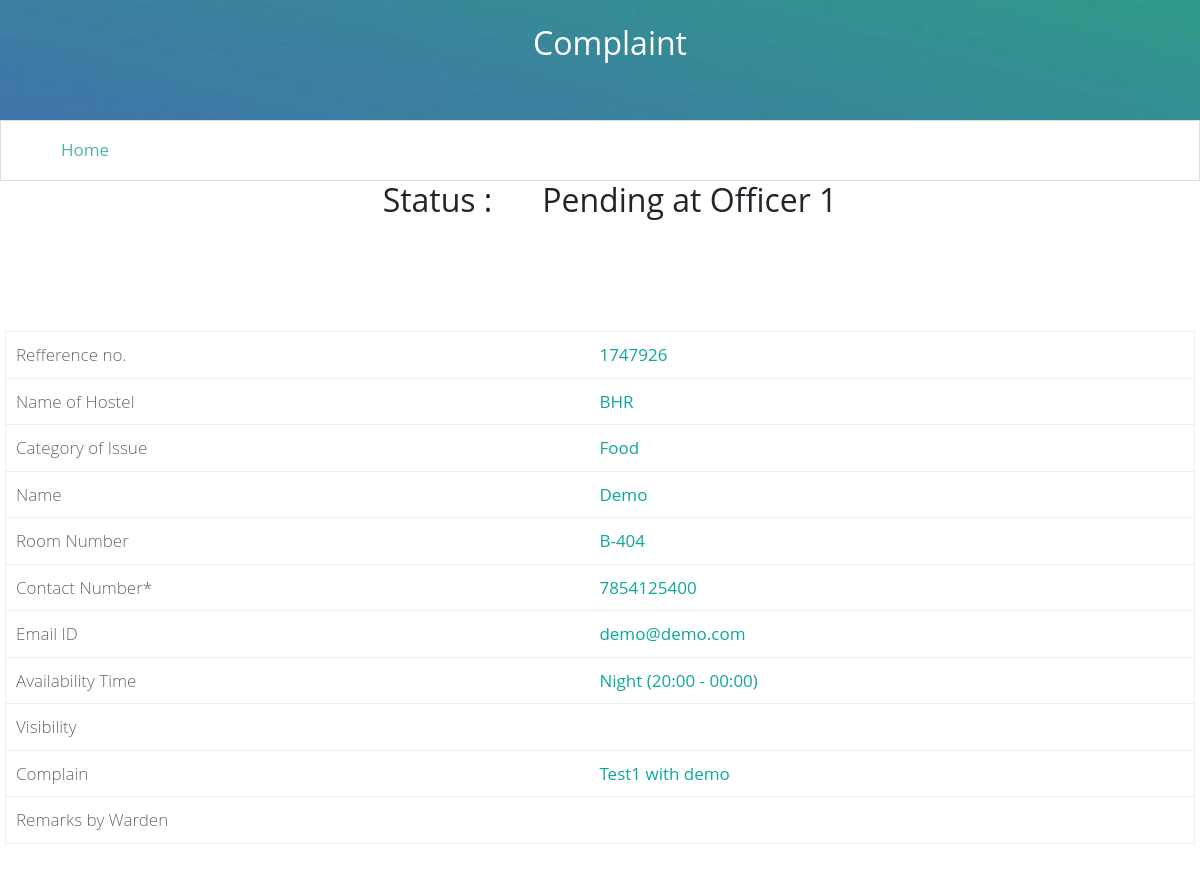
Screenshot of /status-view.php?ref=1747926 with the database file from the repository.
### tables this page shows
CREATE TABLE `cmp_log` (
  `id` int(11) NOT NULL,
  `name` varchar(50) NOT NULL,
  `email` varchar(80) NOT NULL,
  `phone no` varchar(10) NOT NULL,
  `complain` varchar(300) NOT NULL,
  `ref_no` int(100) NOT NULL,
  `nameOfHostel` VARCHAR(100) NOT NULL ,
`CategoryOfIssue` VARCHAR(100) NOT NULL ,
`address` VARCHAR(100) NOT NULL ,
`availability` VARCHAR(100) NOT NULL 

);

### status-view.php (the view, shortened to what this page needs)
<?php
require './core/config1.php';
$ref = $_GET['ref'];
?>
<!DOCTYPE html>
<html>
<head>
  <link href="https://cdn.jsdelivr.net/npm/bootstrap@5.2.1/dist/css/bootstrap.min.css" rel="stylesheet">
  <link rel="stylesheet" href="./files/css/custom.css">
</head>
<body>
  <div class="animated fadeIn">
    <div class="cover user text-center" style="height:120px;">
      <br>
      <h2>Complaint</h2>
    </div>
    <?php require 'nav-profile.php'; ?>
    <div class="panel-body" style="text-align:center;">
      <h2>Status : &nbsp;&nbsp;&nbsp;&nbsp;
        <?php
        $query2=mysqli_query($conn,"SELECT * FROM `stats` WHERE ref_no='$ref'");
        while( $arry2=mysqli_fetch_array($query2) ) {
          $status=$arry2['status'];
        }
        if($status==1){echo "Pending at Officer 1";}
        ?>
      </h2>
    </div>
    <div class="col-md-auto">
      <div class="col-lg-12 " style="padding-left:5px;padding-right:5px">
        <br><br><br><br>
        <table>
          <?php
          $query1=mysqli_query($conn,"SELECT * FROM `cmp_log` WHERE ref_no='$ref'");
          while( $arry=mysqli_fetch_array($query1) ) {
            $name = $arry['name'];
            $email = $arry['email'];
            $phone_no = $arry['phone no'];
            $hostelname = $arry['nameOfHostel'];
            $complain = $arry['complain'];
            $avail = $arry['availability'];
            $ref = $arry['ref_no'];
            $coi = $arry['CategoryOfIssue'];
            $room=$arry['address'];
            $vi=$arry['visibility'];
          }
          echo "<tr> <td> <b> Refference no. </b> </td>";
          echo "     <td> " . $ref . "</td> </tr>";
          echo "<tr> <td> <b> Name of Hostel </b> </td>";
          echo "     <td> " . $hostelname . "</td> </tr>";
          echo "<tr> <td> <b> Category of Issue </b> </td>";
          echo "     <td> " . $coi . "</td> </tr>";
          echo "<tr> <td> <b> Name </b> </td>";
          echo "     <td> " . $name . "</td> </tr>";
          echo "<tr> <td> <b> Room Number </b> </td>";
          echo "     <td> " . $room . "</td> </tr>";
          echo "<tr> <td> <b> Contact Number* </b> </td>";
          echo "     <td> " . $phone_no . "</td> </tr>";
          echo "<tr> <td> <b> Email ID </b> </td>";
          echo "     <td> " . $email . "</td> </tr>";
          echo "<tr> <td> <b> Availability Time </b> </td>";
          echo "     <td> " . $avail . "</td> </tr>";
          echo "<tr> <td> <b> Visibility </b> </td>";
          echo "     <td style='color: ";
           if($vi=="private"){echo "red";}
           if($vi=="public"){echo "green";}
           echo "'> " . $vi. "</td> </tr>";
          echo "<tr> <td> <b> Complain </b> </td>";
          echo "     <td> " . $complain . "</td> </tr>";
          echo "<tr> <td> <b> Remarks by Warden </b> </td>";
          echo "     <td > " . $remarks . "</td> </tr>";
          ?>
        </table>
        <br><br>
      </div>
    </div>
  </div>
</body>
</html>

### nav-profile.php (shortened to what this page needs)
<div class="bar" style="padding-left:0%">
      <div class="btn-group nav-item">
        <button type="button" class="acc" data-toggle="dropdown" aria-haspopup="true" aria-expanded="false">
        </button>
        <a href="profile.php" style="padding-top:14.5px;">Home</a>
      </div>
</div>

### files/css/custom.css (style rules this page uses)
body { font-family:"Gotham A", Gotham, "Gotham SSm A", "Gotham SSm B", "Gotham SSm", "Proxima Nova", "Open Sans", "Helvetica Neue", Helvetica, Arial, sans-serif; font-weight: normal; }
a,a:hover,a:focus,a:visited { color:#4db6ac; text-decoration: none!important; outline: 0px!important; }
a:-webkit-any-link { text-decoration: none!important; }
button { border: 0px; }
.cover { width:100%; height: 260px; background: #4db6ac url('../img/admin.jpg'); background-position: center center; background-size: cover; position: relative; float: left; z-index: 999; color: #fff; }
.cover > h2 { color: #fff; }
table { width:100%; border-left: 1px solid #eee; border-right: 1px solid #eee; font-size: 17px; }
td { padding:10px; border-top: 1px solid #eee; border-bottom: 1px solid #eee; padding-left: 20px; color:#0ea798; }
table b { font-weight: lighter!important; color: #666; }
.bar { width: 100%; height: 61px; background: #fff; position: relative; float: left; padding-left: 20px; padding-top: 1px; border:1px solid #ddd; font-size: 17px; color: #666; }
.acc { border:0px; padding: 15px 30px; background: #fff; color: #4db6ac; font-size: 17px; }
h2 { padding-left: 20px; }
.animated { animation-duration: 1s; animation-fill-mode: both; }
.fadeIn { animation-name: fadeIn; }

### status-view.php (style rules this page uses)
td { padding-left: 10px; }

### rows the page displays
cmp_log: ref_no "1747926", nameOfHostel "BHR", CategoryOfIssue "Food", name "Demo", address "B-404", phone no "7854125400", email "demo@demo.com", availability "Night (20:00 - 00:00)", complain "Test1 with demo"
